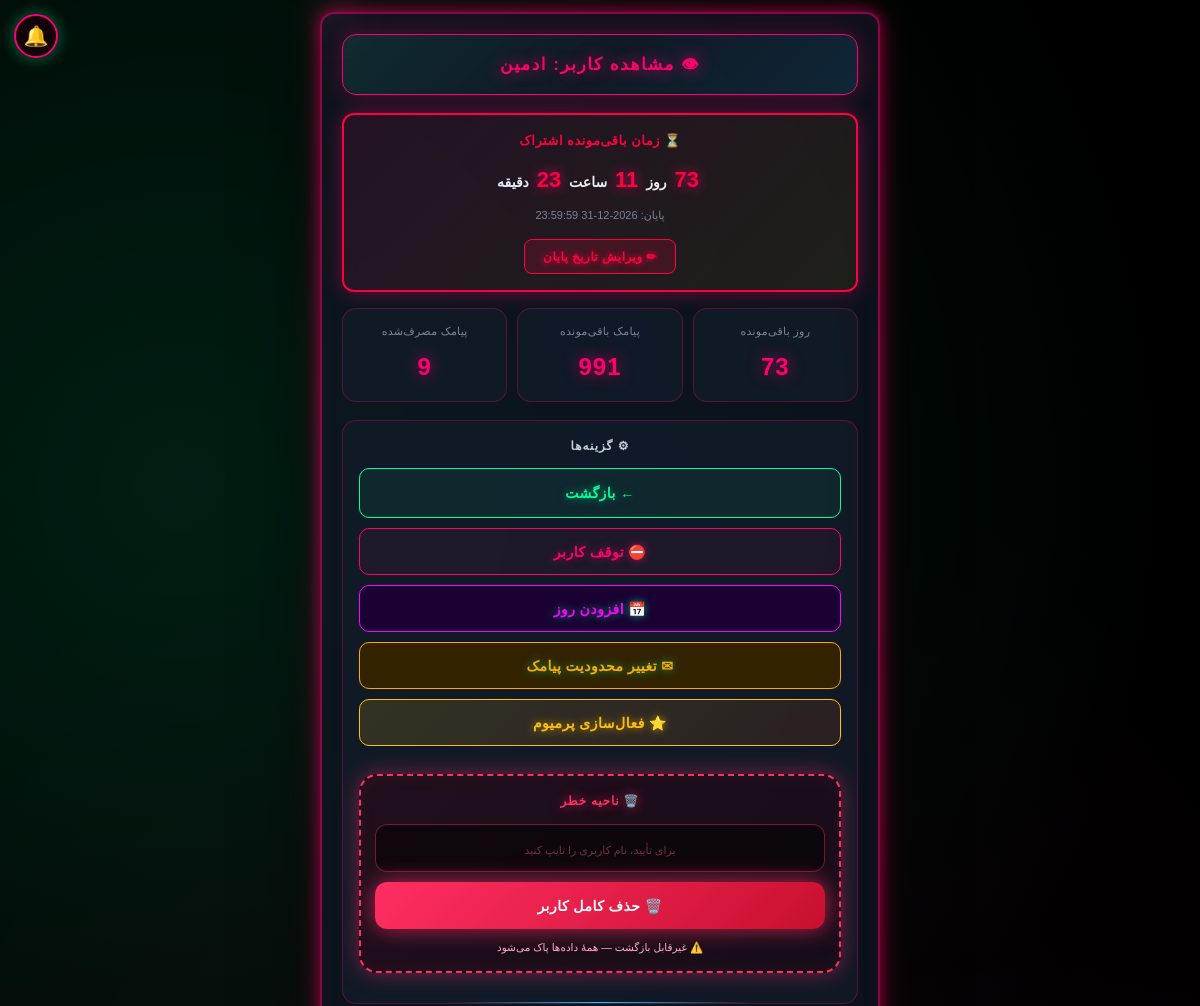
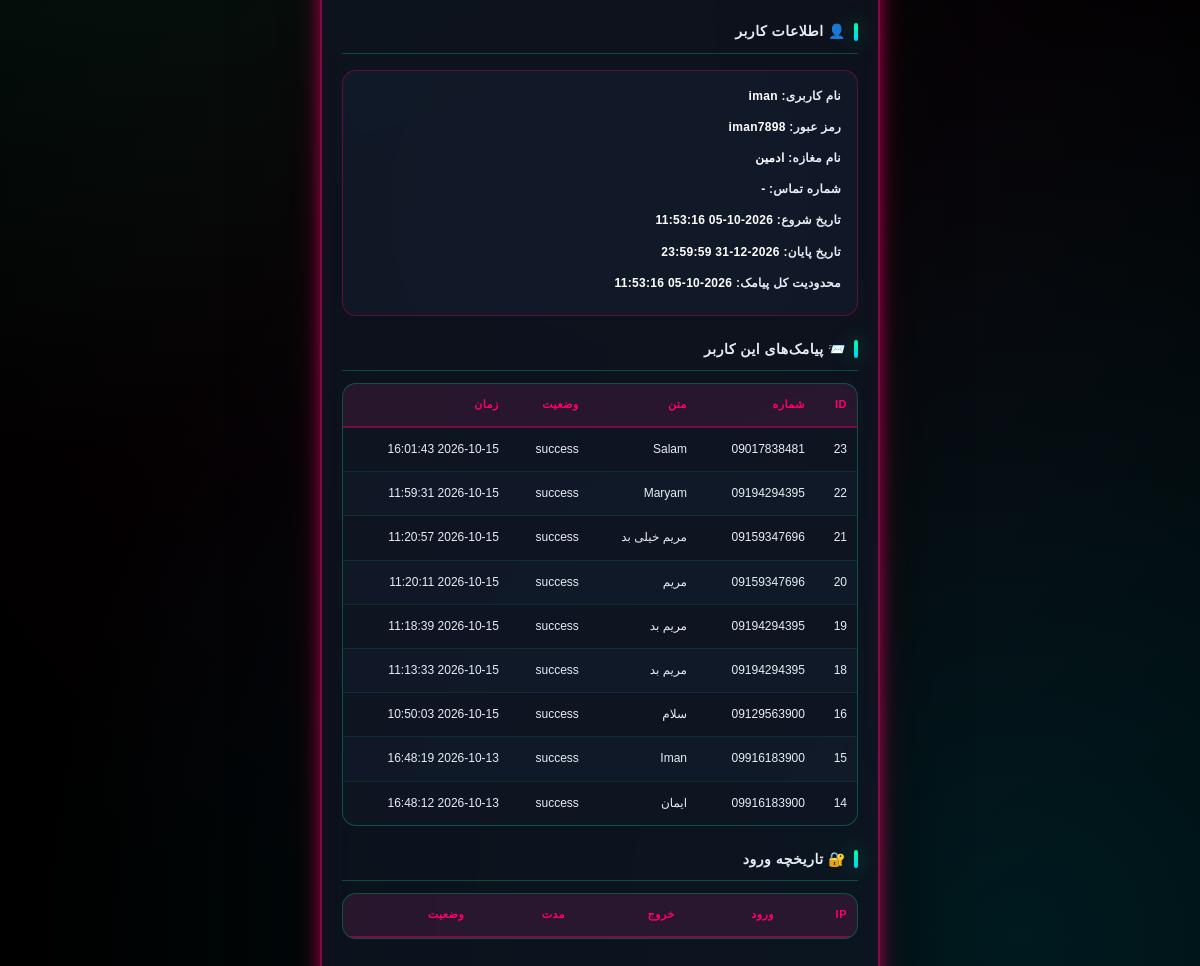
Page /admin/user/1 (signed in) on the committed database (2 pictures, top to bottom).
### tables this page shows
CREATE TABLE users (
        id INTEGER PRIMARY KEY AUTOINCREMENT,
        username TEXT UNIQUE NOT NULL,
        password TEXT NOT NULL,
        shop_name TEXT,
        phone TEXT,
        start_date TIMESTAMP DEFAULT CURRENT_TIMESTAMP,
        end_date TIMESTAMP,
        status TEXT DEFAULT 'active',
        created_at TIMESTAMP DEFAULT CURRENT_TIMESTAMP, sms_limit INTEGER DEFAULT 1000, theme TEXT DEFAULT 'neon', shop_image TEXT DEFAULT '', shop_banner TEXT DEFAULT '', shop_code TEXT);

CREATE TABLE sent_sms (
        id INTEGER PRIMARY KEY AUTOINCREMENT,
        user_id INTEGER, phone TEXT, message TEXT, status TEXT,
        created_at TIMESTAMP DEFAULT CURRENT_TIMESTAMP);

### app.py (the view)
@app.route("/admin/user/<int:user_id>")
@admin_required
def admin_user_detail(user_id):
    user = get_user(user_id)
    if not user:
        return "کاربر پیدا نشد", 404
    premium_status = get_premium_status(user_id)
    return render_template("admin_user_detail.html",
        user=user,
        user_sms=get_all_sms(100, user_id=user_id),
        user_logins=get_user_logins(user_id, limit=50),
        sms_count=count_sms(user_id=user_id),
        sms_left=sms_remaining(user_id),
        days_left=days_remaining(user_id),
        time_left=time_remaining_detailed(user_id),
        premium=premium_status)

### app.py (called while the page is built)
@app.context_processor
def inject_global_settings():
    try:
        if session.get("is_admin"):
            s = get_admin_settings()
        elif session.get("user_id"):
            s = get_user_settings(session["user_id"])
        else:
            s = {"avatar": None, "bg": None, "theme": "neon"}
    except Exception:
        s = {"avatar": None, "bg": None, "theme": "neon"}
    return {"current_settings": s}

@app.after_request
def _security_headers(response):
    if response.content_type and 'text/html' in response.content_type:
        response.headers["Cache-Control"] = "no-store, no-cache, must-revalidate, max-age=0"
        response.headers["Pragma"] = "no-cache"
        response.headers["Expires"] = "0"
    """هدرهای امنیتی"""
    response.headers["X-Content-Type-Options"] = "nosniff"
    response.headers["X-Frame-Options"] = "SAMEORIGIN"
    response.headers["X-XSS-Protection"] = "1; mode=block"
    response.headers["Referrer-Policy"] = "no-referrer"
    response.headers["Permissions-Policy"] = "geolocation=(), microphone=(), camera=()"
    return response

def admin_required(f):
    @wraps(f)
    def decorated(*args, **kwargs):
        if session.get("user_id"):
            session.clear()
            return redirect(url_for("admin_login"))
        if not session.get("is_admin"):
            return redirect(url_for("admin_login"))
        return f(*args, **kwargs)
    return decorated

### database.py (called while the page is built, shortened)
def get_user(user_id):
    conn = sqlite3.connect(DB_PATH)
    c = conn.cursor()
    c.execute("SELECT * FROM users WHERE id=?", (user_id,))
    row = c.fetchone()
    conn.close()
    return row

def get_user_settings(user_id):
    import time
    now = time.time()
    key = f'settings_{user_id}'
    if key in _CACHE and (now - _CACHE_TIME.get(key, 0)) < CACHE_TTL:
        return _CACHE[key]

def days_remaining(user_id):
    conn = sqlite3.connect(DB_PATH)
    c = conn.cursor()
    c.execute("SELECT end_date FROM users WHERE id=?", (user_id,))
    row = c.fetchone()
    conn.close()
    if not row or not row[0]:
        return 0
    end = _dt.strptime(row[0], "%Y-%m-%d %H:%M:%S")
    diff = (end - _dt.now()).days
    return max(diff, 0)

def get_user_logins(user_id, limit=100):
    conn = sqlite3.connect(DB_PATH)
    c = conn.cursor()
    c.execute("SELECT * FROM login_logs WHERE user_id=? ORDER BY id DESC LIMIT ?", (user_id, limit))
    rows = c.fetchall()
    conn.close()
    return rows

def get_admin_settings():
    return get_user_settings(ADMIN_ID)

### templates/admin_user_detail.html (shortened to what this page needs)
<!DOCTYPE html>
<html lang="fa" dir="rtl">
<head><link rel="stylesheet" href="/static/style.css"><link href="https://cdn.jsdelivr.net/gh/rastikerdar/vazirmatn@v33.003/Vazirmatn-font-face.css" rel="stylesheet">
<link rel="stylesheet" href="/static/scroll-fix.css"><link rel="icon" type="image/png" href="/static/icons/icon-192.png"><link rel="apple-touch-icon" href="/static/apple-touch-icon.png"></head>
<body class="matrix-bg admin-view">
<div class="container">
    <div class="header-bar red-header"><div class="header-title red-title">👁 مشاهده کاربر: {{ user[3] or user[1] }}</div></div>
    <div class="time-box {% if time_left.expired %}expired{% endif %}">
        {% if time_left.expired %}
            <div class="time-title">⛔ اشتراک تمام شده</div>
            <div class="time-text">لطفاً اشتراک را تمدید کنید</div>
        {% else %}
            <div class="time-title">⏳ زمان باقی‌مونده اشتراک</div>
            <div class="time-count">
                <span class="time-num">{{ time_left.days }}</span> روز
                <span class="time-num">{{ time_left.hours }}</span> ساعت
                <span class="time-num">{{ time_left.minutes }}</span> دقیقه
            </div>
            <div class="time-end">پایان: {{ time_left.end_date }}</div>
        {% endif %}
        <button type="button" class="btn-edit-time" onclick="openEditTimeModal()">✏ ویرایش تاریخ پایان</button>
    </div>
    <div class="stats">
        <div class="stat-box red-box">
            <span class="stat-label">روز باقی‌مونده</span>
            <span class="stat-value red-value">{{ days_left }}</span>
        </div>
        <div class="stat-box red-box">
            <span class="stat-label">پیامک باقی‌مونده</span>
            <span class="stat-value red-value">{{ sms_left }}</span>
        </div>
        <div class="stat-box red-box">
            <span class="stat-label">پیامک مصرف‌شده</span>
            <span class="stat-value red-value">{{ sms_count }}</span>
        </div>
    </div>
    <div class="footer-box red-footer">
        <div class="footer-title red-title">⚙ گزینه‌ها</div>
        <div class="footer-actions">
            <a href="/admin/dashboard" class="btn-nav">← بازگشت</a>
            {% if user[7] == 'active' %}
                <form method="post" action="/admin/user/{{ user[0] }}/suspend" style="display:contents;">
                    <button type="submit" class="btn-reset">⛔ توقف کاربر</button>
                </form>
            {% else %}
                <form method="post" action="/admin/user/{{ user[0] }}/activate" style="display:contents;">
                    <button type="submit" class="btn-nav" style="background:#003300;color:#00ff41;">✅ فعال‌سازی</button>
                </form>
            {% endif %}
            <button type="button" class="btn-nav" style="background:#1a0033;color:#ff00ff;border-color:#ff00ff;" onclick="openExtendModal()">📅 افزودن روز</button>
            <button type="button" class="btn-nav" style="background:#332200;color:#ffaa00;border-color:#ffaa00;" onclick="openLimitModal()">✉ تغییر محدودیت پیامک</button>
            {% if premium and premium.active %}
            <form method="post" action="/admin/user/{{ user[0] }}/premium/revoke" style="display:contents;" onsubmit="return confirm('لغو پرمیوم؟')">
                <button type="submit" class="btn-nav" style="background:#330000;color:#ff0040;border-color:#ff0040;">⭐ لغو پرمیوم</button>
            </form>
            {% else %}
            <button type="button" class="btn-nav premium-btn" onclick="openPremiumModal()">⭐ فعال‌سازی پرمیوم</button>
        <div class="delete-zone">
            <div class="del-zone-title">🗑️ ناحیه خطر</div>
            <form method="POST" action="/admin/user/{{ user[0] }}/delete" onsubmit="return verifyDelete(this, '{{ user[1] }}')">
                <input type="text" name="confirm_name" class="del-input" placeholder="برای تأیید، نام کاربری را تایپ کنید" autocomplete="off" required>
                <button type="submit" class="del-btn">🗑️ حذف کامل کاربر</button>
            </form>
            <div class="del-warn">⚠️ غیرقابل بازگشت — همهٔ داده‌ها پاک می‌شود</div>
        </div>
            {% endif %}
        </div>
    </div>
    <h2 class="red-title">👤 اطلاعات کاربر</h2>
    <div class="send-form-box red-form">
        <div class="form-label">نام کاربری: <span style="color:#fff;">{{ user[1] }}</span></div>
        <div class="form-label">رمز عبور: <span style="color:#fff;">{{ user[2] }}</span></div>
        <div class="form-label">نام مغازه: <span style="color:#fff;">{{ user[3] or '-' }}</span></div>
        <div class="form-label">شماره تماس: <span style="color:#fff;">{{ user[4] or '-' }}</span></div>
        <div class="form-label">تاریخ شروع: <span style="color:#fff;">{{ user[5] }}</span></div>
        <div class="form-label">تاریخ پایان: <span style="color:#fff;">{{ user[6] }}</span></div>
        <div class="form-label">محدودیت کل پیامک: <span style="color:#fff;">{{ user[8] }}</span></div>
    </div>
    <h2 class="red-title">📨 پیامک‌های این کاربر</h2>
    <div class="table-wrap">
        <table>
            <tr><th>ID</th><th>شماره</th><th>متن</th><th>وضعیت</th><th>زمان</th></tr>
            {% for row in user_sms %}
            <tr><td>{{ row[0] }}</td><td>{{ row[2] }}</td><td>{{ row[3] }}</td><td>{{ row[4] }}</td><td>{{ row[5] }}</td></tr>
            {% endfor %}
        </table>
    </div>
    <h2 class="red-title">🔐 تاریخچه ورود</h2>
    <div class="table-wrap">
        <table>
            <tr><th>IP</th><th>ورود</th><th>خروج</th><th>مدت</th><th>وضعیت</th></tr>
        </table>
    </div>
</div>
{% include "_global_bg.html" %}
<a href="#" id="notifBellLink" class="notif-bell" title="اعلان‌ها">
🔔
</a>
</body></html>

### static/scroll-fix.css (style rules this page uses)
html { overflow-x:hidden!important;overflow-y:scroll!important;height:auto!important;max-height:none!important;min-height:100%!important }
body { overflow-x:clip!important;overflow-y:visible!important;height:auto!important;max-height:none!important;min-height:100vh!important;position:relative!important }
.container,.container-fluid,.wrap,main,.content,#app,#root { overflow:visible!important;overflow-y:visible!important;height:auto!important;max-height:none!important;padding-bottom:120px!important;margin-bottom:0!important }
body::before,body::after { pointer-events:none!important }

### static/app-feel.css (style rules this page uses)
* { -webkit-tap-highlight-color:transparent;-webkit-touch-callout:none }
html,body { overscroll-behavior:none;-webkit-overflow-scrolling:touch }
body { user-select:none;-webkit-user-select:none }
input,textarea { user-select:text !important;-webkit-user-select:text !important }
button,a.btn,.ni,.tab,.cat,.main-cat,.prod,.shop,.cart { transition:transform .15s ease,box-shadow .3s ease; }
.page-fade { animation:pageFade .3s ease-out }

### templates/admin_user_detail.html (style rules this page uses)
body,input,textarea,button,select { font-family:"Vazirmatn","Segoe UI",Tahoma,sans-serif !important; }
.delete-zone { margin:18px 0 14px;padding:16px 14px;background:linear-gradient(135deg,rgba(60,0,15,.4),rgba(30,0,10,.45));border:2px dashed #ff2e63;border-radius:18px;box-shadow:0 0 22px rgba(255,46,99,.45),inset 0 0 18px rgba(255,46,99,.06) }
.del-zone-title { text-align:center;font-size:12px;font-weight:900;color:#ff2e63;text-shadow:0 0 12px rgba(255,46,99,.8);margin-bottom:12px;letter-spacing:.8px;animation:delPulse 2.5s ease-in-out infinite }
.del-input { width:100%;background:rgba(0,0,0,.5);color:#ffb4c4;border:1.5px solid rgba(255,46,99,.45);border-radius:12px;padding:12px;font-family:inherit;font-size:13px;text-align:center;direction:ltr;margin-bottom:10px;transition:.25s;box-sizing:border-box }
.del-input::placeholder { color:#a55;font-size:11px }
.del-btn { width:100%;background:linear-gradient(135deg,#ff2e63,#c8102e);color:#fff;border:none;border-radius:12px;padding:14px;font-family:inherit;font-size:14px;font-weight:900;cursor:pointer;box-shadow:0 0 22px rgba(255,46,99,.7);transition:.3s;position:relative;overflow:hidden }
.del-btn::before { content:"";position:absolute;top:0;left:-100%;width:100%;height:100%;background:linear-gradient(90deg,transparent,rgba(255,255,255,.35),transparent);animation:delSweep 3s ease-in-out infinite }
.del-warn { margin-top:10px;text-align:center;font-size:10.5px;color:#ffb4c4;line-height:1.6 }

### rows in the picture
users: shop_name "ادمین", end_date "2026-12-31 23:59:59", username "iman", password "iman7898", start_date "2026-10-05 11:53:16", created_at "2026-10-05 11:53:16"
sent_sms: id "23", phone "09017838481", message "Salam", status "success", created_at "2026-10-15 16:01:43"
sent_sms: id "22", phone "09194294395", message "Maryam", status "success", created_at "2026-10-15 11:59:31"
sent_sms: id "21", phone "09159347696", message "مریم خیلی بد", status "success", created_at "2026-10-15 11:20:57"
sent_sms: id "20", phone "09159347696", message "مریم", status "success", created_at "2026-10-15 11:20:11"
sent_sms: id "19", phone "09194294395", message "مریم بد", status "success", created_at "2026-10-15 11:18:39"
sent_sms: id "18", phone "09194294395", message "مریم بد", status "success", created_at "2026-10-15 11:13:33"
sent_sms: id "16", phone "09129563900", message "سلام", status "success", created_at "2026-10-15 10:50:03"
sent_sms: id "15", phone "09916183900", message "Iman", status "success", created_at "2026-10-13 16:48:19"
sent_sms: id "14", phone "09916183900", message "ایمان", status "success", created_at "2026-10-13 16:48:12"

### other values in the picture
{{ time_left.days }} "73"
{{ time_left.hours }} "11"
{{ time_left.minutes }} "23"
{{ days_left }} "73"
{{ sms_left }} "991"
{{ sms_count }} "9"
{{ user[4] or '-' }} "-"
